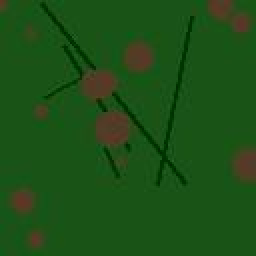
#> input picture datasets/vision/images/Pepper__bell___Bacterial_spot/synth_000.jpg, 128 x 128 px (shown 2 times larger)
$ python -i train_vision_model.py   (imports and definitions only)
#> lines starting #> are read from the running program, lines starting #| are printed output that depends on the picture
"""Train AgriSaathi's experimental leaf-disease CV model from REAL images.

Expected dataset layout:
    datasets/vision/images/rice__healthy/*.jpg
    datasets/vision/images/rice__blast/*.jpg
    datasets/vision/images/tomato__early_blight/*.jpg

For stronger leakage protection, provide datasets/vision/vision_manifest.csv with
columns path,label,group_id. This script never creates synthetic training rows and
never writes a fake accuracy claim.
"""

from __future__ import annotations

import argparse
import csv
import hashlib
import json
import random
from pathlib import Path
from typing import Dict, List, Tuple

import joblib
import numpy as np
from PIL import Image, ImageOps
from sklearn.calibration import CalibratedClassifierCV
from sklearn.metrics import accuracy_score, balanced_accuracy_score, f1_score, precision_score, recall_score
from sklearn.model_selection import GroupShuffleSplit
from sklearn.svm import LinearSVC

MODEL_PATH = Path(__file__).with_name("vision_model.joblib")
DEFAULT_DATA_DIR = Path(__file__).resolve().parents[1] / "datasets" / "vision" / "images"
DEFAULT_MANIFEST = Path(__file__).resolve().parents[1] / "datasets" / "vision" / "vision_manifest.csv"
SEED = 42
SUPPORTED_EXTENSIONS = {".jpg", ".jpeg", ".png", ".webp", ".bmp"}
FEATURE_CONFIG = {
    "image_size": [128, 128],
    "hog_orientations": 9,
    "hog_pixels_per_cell": [8, 8],
    "hog_cells_per_block": [2, 2],
    "rgb_hist_bins": 16,
}
REMEDIES = {
    "Pepper__bell___Bacterial_spot": "Apply copper-based bactericide sprays; prune lower infected leaves and avoid overhead irrigation.",
    "Pepper__bell___healthy": "Plant is healthy. Maintain standard nutrient and moisture monitoring.",
    "Potato___Early_blight": "Apply Chlorothalonil or Mancozeb fungicide; remove infected lower foliage and practice crop rotation.",
    "Potato___Late_blight": "Immediately apply systemic fungicides (Metalaxyl or Mancozeb); destroy heavily blighted plants to prevent spore dispersal.",
    "Potato___healthy": "Plant is healthy. Maintain regular preventive scouting.",
    "Tomato_Bacterial_spot": "Apply copper bactericide + Mancozeb mixture; disinfect farming tools and avoid working in wet foliage.",
    "Tomato_Early_blight": "Apply preventive copper or Mancozeb spray; prune lower yellowing foliage and increase plant spacing for airflow.",
    "Tomato_Late_blight": "Apply systemic fungicide immediately (Cymoxanil/Mancozeb); minimize leaf wetness duration and ensure field drainage.",
    "Tomato_Leaf_Mold": "Improve greenhouse/field ventilation to reduce relative humidity below 85%; apply preventive bio-fungicides.",
    "Tomato_Septoria_leaf_spot": "Remove diseased lower leaves, apply organic copper or Chlorothalonil fungicide, and mulch soil to prevent soil-splash.",
    "": "Do not treat from the model result alone. Confirm the result with a qualified agronomist."
}


def set_seed() -> None:
    random.seed(SEED)
    np.random.seed(SEED)


# [6 lines left out: function sha256_file, not called in this run]


def hog_features(gray: np.ndarray, orientations: int = 9, cell: int = 8, block: int = 2) -> np.ndarray:
    """Dependency-free HOG implementation used identically at train and inference time."""
    h, w = gray.shape
    gx = np.zeros_like(gray, dtype=np.float32)
    gy = np.zeros_like(gray, dtype=np.float32)
    gx[:, 1:-1] = gray[:, 2:] - gray[:, :-2]
    gy[1:-1, :] = gray[2:, :] - gray[:-2, :]
    magnitude = np.sqrt(gx * gx + gy * gy)
    angle = (np.degrees(np.arctan2(gy, gx)) % 180.0) * orientations / 180.0
    cells_y, cells_x = h // cell, w // cell
    hist = np.zeros((cells_y, cells_x, orientations), dtype=np.float32)
    for cy in range(cells_y):
        for cx in range(cells_x):
            m = magnitude[cy * cell:(cy + 1) * cell, cx * cell:(cx + 1) * cell].ravel()
            a = angle[cy * cell:(cy + 1) * cell, cx * cell:(cx + 1) * cell].ravel()
            low = np.floor(a).astype(int) % orientations
            high = (low + 1) % orientations
            frac = a - np.floor(a)
            for i in range(len(m)):
                hist[cy, cx, low[i]] += m[i] * (1.0 - frac[i])
                hist[cy, cx, high[i]] += m[i] * frac[i]
    vectors: List[np.ndarray] = []
    for cy in range(cells_y - block + 1):
        for cx in range(cells_x - block + 1):
            v = hist[cy:cy + block, cx:cx + block].ravel()
            v = v / np.sqrt(np.sum(v * v) + 1e-6)
            v = np.minimum(v, 0.2)
            v = v / np.sqrt(np.sum(v * v) + 1e-6)
            vectors.append(v)
    return np.concatenate(vectors).astype(np.float32)


def extract_features(path: Path) -> np.ndarray:
    img = ImageOps.exif_transpose(Image.open(path).convert("RGB")).resize((128, 128))
#> img is the input picture: PIL image 128x128 RGB; mean R, G, B 29, 80.3, 22.8
    arr = np.asarray(img, dtype=np.float32) / 255.0
    gray = 0.299 * arr[..., 0] + 0.587 * arr[..., 1] + 0.114 * arr[..., 2]
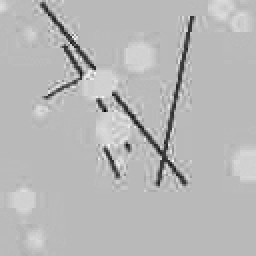
#> gray: shape (128, 128) float32 (shown 2 times larger); min 0.0714, max 0.29, mean 0.229; drawn with min black and max white
    features = [hog_features(gray)]
#> in hog_features, `gx[:, 1:-1] = gray[:, 2:] - gray[:, :-2]`:
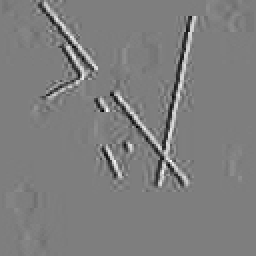
#> gx: shape (128, 128) float32 (shown 2 times larger); min -0.172, max 0.175, mean 2.09e-05; drawn with min black and max white
#> in hog_features, `gy[1:-1, :] = gray[2:, :] - gray[:-2, :]`:
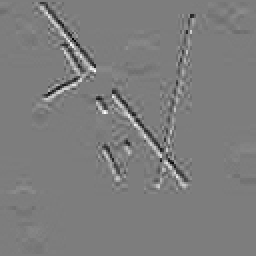
#> gy: shape (128, 128) float32 (shown 2 times larger); min -0.17, max 0.176, mean -4.15e-05; drawn with min black and max white
#> in hog_features, `magnitude = np.sqrt(gx * gx + gy * gy)`:
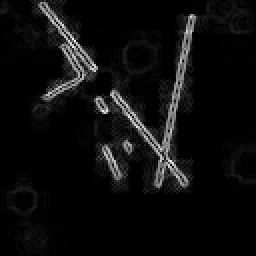
#> magnitude: shape (128, 128) float32 (shown 2 times larger); min 0, max 0.216, mean 0.0113; drawn with min black and max white
#> in hog_features, `angle = (np.degrees(np.arctan2(gy, gx)) % 180.0) * orientations / 180.0`:
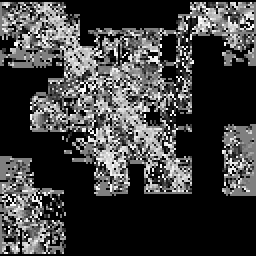
#> angle: shape (128, 128) float32 (shown 2 times larger); min 0, max 9, mean 2.25; drawn with min black and max white
#> after the loop in hog_features, `for cy in range(cells_y - block + 1):`: vectors = 225 items
    for channel in range(3):
        hist, _ = np.histogram(arr[..., channel], bins=16, range=(0.0, 1.0), density=False)
        hist = hist.astype(np.float32)
        hist /= max(float(hist.sum()), 1.0)
        features.append(hist)
#> this loop made 3 passes
#> hist on passes 2 to 3: [0, 1, 64, 1090, 1905, 13323, 1, 0, 0, 0, 0, 0, 0, 0, 0, 0], [647, 14629, 1108, 0, 0, 0, 0, 0, 0, 0, 0, 0, 0, 0, 0, 0]
#> after the loop, features = 4 items
    return np.concatenate(features)


# [181 lines left out: functions load_records, split_records, evaluate, find_default_data_dir, main, not called in this run]


# [2 lines not run here, left out]

>>> result = extract_features('../datasets/vision/images/Pepper__bell___Bacterial_spot/synth_000.jpg')
#> result = 8148 values, max 0.915 at index 3672, min 0 at index 124, mean 0.0934

$ run again, on datasets/vision/images/Pepper__bell___healthy/synth_001.jpg
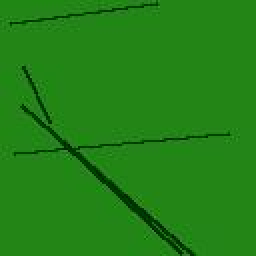
#> input picture datasets/vision/images/Pepper__bell___healthy/synth_001.jpg, 128 x 128 px (shown 2 times larger)
#> in extract_features, img is the input picture: PIL image 128x128 RGB; mean R, G, B 33.8, 130, 22
#> in hog_features, `gy[1:-1, :] = gray[2:, :] - gray[:-2, :]`:
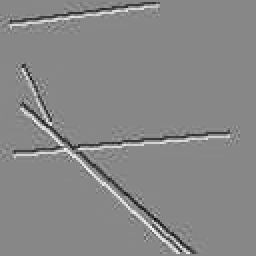
#> gy: shape (128, 128) float32 (shown 2 times larger); min -0.358, max 0.314, mean -0.000132; drawn with min black and max white
#> in hog_features, `angle = (np.degrees(np.arctan2(gy, gx)) % 180.0) * orientations / 180.0`:
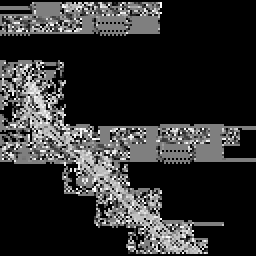
#> angle: shape (128, 128) float32 (shown 2 times larger); min 0, max 9, mean 1.65; drawn with min black and max white
#> after the loop in hog_features, `for cy in range(cells_y - block + 1):`: vectors = 225 items
#> the loop in extract_features, `for channel in range(3):` made 3 passes
#> hist on passes 1, 3: [637, 892, 14650, 200, 5, 0, 0, 0, 0, 0, 0, 0, 0, 0, 0, 0], [828, 14937, 574, 45, 0, 0, 0, 0, 0, 0, 0, 0, 0, 0, 0, 0]
#> after the loop in extract_features, `for channel in range(3):`: features = 4 items
#> result = 8148 values, max 1 at index 900, min 0 at index 0, mean 0.0618

$ run again, on datasets/vision/images/Pepper__bell___healthy/synth_002.jpg
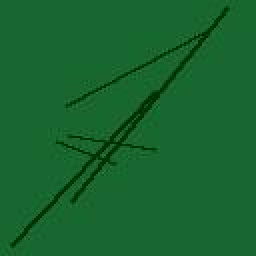
#> input picture datasets/vision/images/Pepper__bell___healthy/synth_002.jpg, 128 x 128 px (shown 2 times larger)
#> in extract_features, img is the input picture: PIL image 128x128 RGB; mean R, G, B 23.4, 100.1, 46.9
#> in hog_features, `gy[1:-1, :] = gray[2:, :] - gray[:-2, :]`:
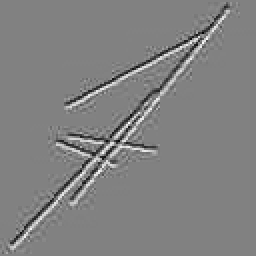
#> gy: shape (128, 128) float32 (shown 2 times larger); min -0.246, max 0.238, mean 3.37e-06; drawn with min black and max white
#> in hog_features, `angle = (np.degrees(np.arctan2(gy, gx)) % 180.0) * orientations / 180.0`:
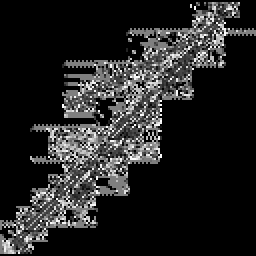
#> angle: shape (128, 128) float32 (shown 2 times larger); min 0, max 8.99, mean 1.28; drawn with min black and max white
#> after the loop in hog_features, `for cy in range(cells_y - block + 1):`: vectors = 225 items
#> the loop in extract_features, `for channel in range(3):` made 3 passes
#> hist on passes 1 to 3: [792, 15064, 523, 5, 0, 0, 0, 0, 0, 0, 0, 0, 0, 0, 0, 0], [0, 1, 68, 454, 172, 463, 15149, 77, 0, 0, 0, 0, 0, 0, 0, 0], [631, 113, 3554, 12084, 2, 0, 0, 0, 0, 0, 0, 0, 0, 0, 0, 0]
#> after the loop in extract_features, `for channel in range(3):`: features = 4 items
#> result = 8148 values, max 0.944 at index 5220, min 0 at index 0, mean 0.0634

$ run again, on datasets/vision/images/Potato___Early_blight/synth_000.jpg
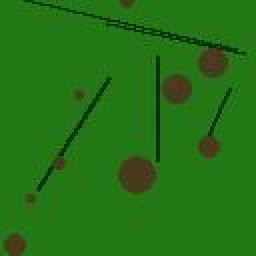
#> input picture datasets/vision/images/Potato___Early_blight/synth_000.jpg, 128 x 128 px (shown 2 times larger)
#> in extract_features, img is the input picture: PIL image 128x128 RGB; mean R, G, B 36.5, 113.6, 21.3
#> in hog_features, `gy[1:-1, :] = gray[2:, :] - gray[:-2, :]`:
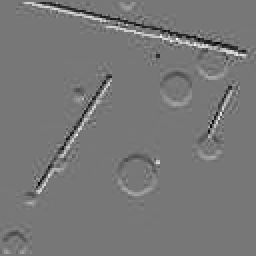
#> gy: shape (128, 128) float32 (shown 2 times larger); min -0.266, max 0.3, mean 0.000114; drawn with min black and max white
#> in hog_features, `angle = (np.degrees(np.arctan2(gy, gx)) % 180.0) * orientations / 180.0`:
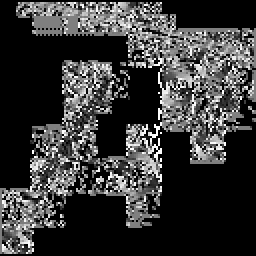
#> angle: shape (128, 128) float32 (shown 2 times larger); min 0, max 9, mean 2; drawn with min black and max white
#> after the loop in hog_features, `for cy in range(cells_y - block + 1):`: vectors = 225 items
#> the loop in extract_features, `for channel in range(3):` made 3 passes
#> hist on pass 3: [900, 14750, 724, 10, 0, 0, 0, 0, 0, 0, 0, 0, 0, 0, 0, 0]
#> after the loop in extract_features, `for channel in range(3):`: features = 4 items
#> result = 8148 values, max 1 at index 7380, min 0 at index 1, mean 0.0845
